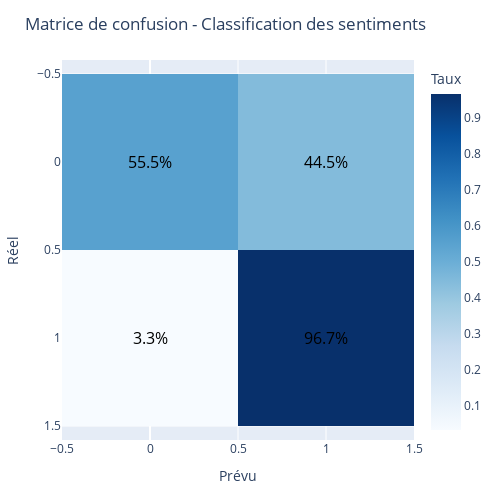

Notebook cell for this chart:
### Markdown cell above
Interpretation des résultats:
Le modèle est très performant pour détecter les positifs.
Mais il a des difficultés à détecter correctement les négatifs, avec un rappel de 55% seulement.

Classe “negative” : F1-score = 0.65 :
Moyenne harmonique entre précision et rappel : équilibre moyen.

Classe “positive” : F1-score = 0.93 :
Très bon équilibre pour cette classe.


Ce déséquilibre pourrait être dû à un dataset déséquilibré ou à une classe “negative” moins bien représentée ou plus ambiguë.

### Code cell
# Create confusion matrix
labels = [0, 1]
cm = confusion_matrix(y_test, y_pred, labels=labels)

# Normalize by line to get percents
cm_perc = cm / cm.sum(axis=1, keepdims=True)

# Create annotations in percents
annotations = np.array([[f"{v:.1%}" for v in row] for row in cm_perc])

# Création de la heatmap avec annotations
fig = go.Figure(data=go.Heatmap(
    z=cm_perc,
    x=labels,
    y=labels,
    colorscale='Blues',
    colorbar=dict(title="Taux")
))

# Ajouter les annotations (texte au centre des cases)
for i in range(len(labels)):
    for j in range(len(labels)):
        fig.add_annotation(dict(
            x=labels[j],
            y=labels[i],
            text=annotations[i, j],
            showarrow=False,
            font=dict(color="black", size=16)
        ))

fig.update_layout(
    title='Matrice de confusion - Classification des sentiments',
    xaxis_title='Prévu',
    yaxis_title='Réel',
    yaxis_autorange='reversed',  # Pour que la matrice s’affiche dans l’ordre attendu
    width=500,   # fixed width
    height=500,  # fixed length
    margin=dict(l=60, r=60, t=60, b=60)
)

# fixed axis ratio
fig.update_yaxes(scaleanchor="x", scaleratio=1)


fig.show()

### Figure 1 — Plotly figure (JSON) as saved in the notebook; plotly's stock layout.template omitted (floating-point values rounded to 4 significant figures)
{"data": [{"colorbar": {"title": {"text": "Taux"}}, "colorscale": [[0, "rgb(247,251,255)"], [0.125, "rgb(222,235,247)"], [0.25, "rgb(198,219,239)"], [0.375, "rgb(158,202,225)"], [0.5, "rgb(107,174,214)"], [0.625, "rgb(66,146,198)"], [0.75, "rgb(33,113,181)"], [0.875, "rgb(8,81,156)"], [1, "rgb(8,48,107)"]], "type": "heatmap", "x": [0, 1], "y": [0, 1], "z": [[0.5545, 0.4455], [0.03285, 0.9672]]}], "layout": {"annotations": [{"font": {"color": "black", "size": 16}, "showarrow": false, "text": "55.5%", "x": 0, "y": 0}, {"font": {"color": "black", "size": 16}, "showarrow": false, "text": "44.5%", "x": 1, "y": 0}, {"font": {"color": "black", "size": 16}, "showarrow": false, "text": "3.3%", "x": 0, "y": 1}, {"font": {"color": "black", "size": 16}, "showarrow": false, "text": "96.7%", "x": 1, "y": 1}], "height": 500, "margin": {"b": 60, "l": 60, "r": 60, "t": 60}, "title": {"text": "Matrice de confusion - Classification des sentiments"}, "width": 500, "xaxis": {"title": {"text": "Prévu"}}, "yaxis": {"autorange": "reversed", "scaleanchor": "x", "scaleratio": 1, "title": {"text": "Réel"}}}}
